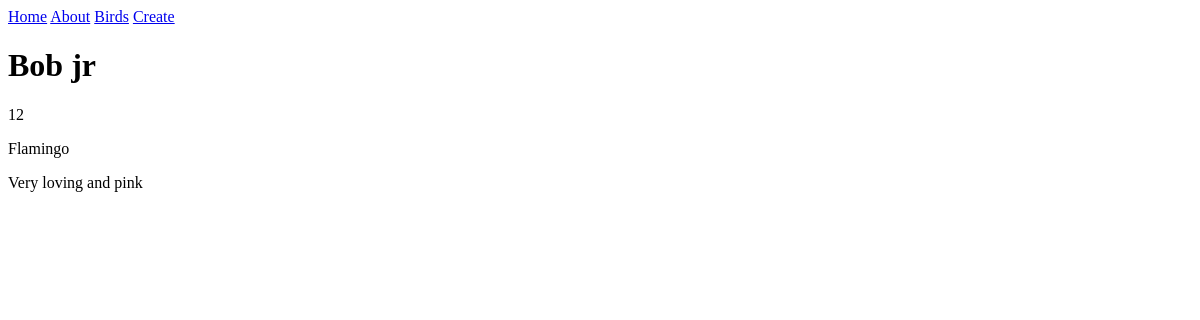
/birds/birds/4/, run on an earlier commit of the app's database.
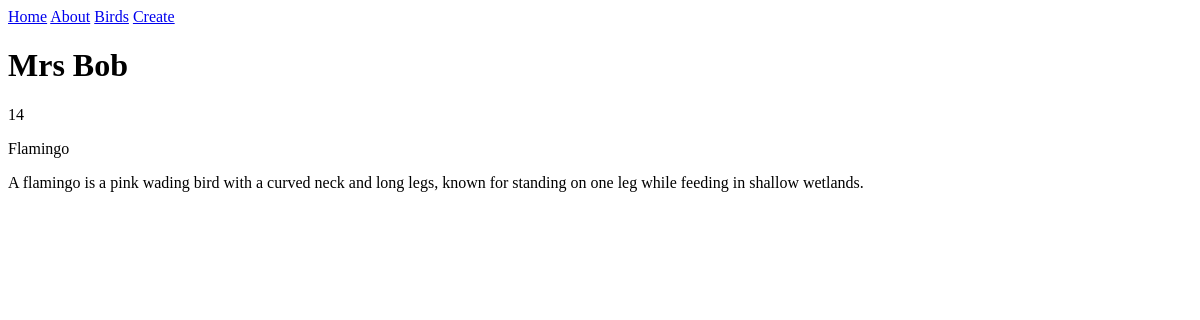
And on a later commit of the database.
### birds/models.py (models this page shows, shortened)
class Bird(models.Model):
    name = models.CharField(max_length=50)
    age = models.IntegerField()
    species = models.ForeignKey(Species, on_delete=models.SET_NULL, null=True)

class Species(models.Model):
    name = models.CharField(max_length=50)
    description = models.TextField(max_length=500)

### birds/views.py (the view)
# urls.py: path("birds/<int:id>/", views.bird, name="birds-bird"),
def bird(request, id):
    bird = get_object_or_404(Bird, pk=id)
    data = {"bird": bird}
    return render(request, "bird.html", data)

### birds/templates/bird.html
{% extends 'base.html' %}
{% block content %}
    <h1>{{ bird.name }}</h1>
    <p>{{ bird.age }}</p>
    <p>{{ bird.species.name }}</p>
    <p>{{ bird.species.description }}</p>
{% endblock content %}

What changed in the data, as far as the page shows it:
changed Bird "Flamingo": name "Bob jr" → "Mrs Bob"; age "12" → "14"; species.description "Very loving and pink" → "A flamingo is a pink wading bird with a curved neck and long legs, known for standing on one leg while feeding in shallow wetlands."
